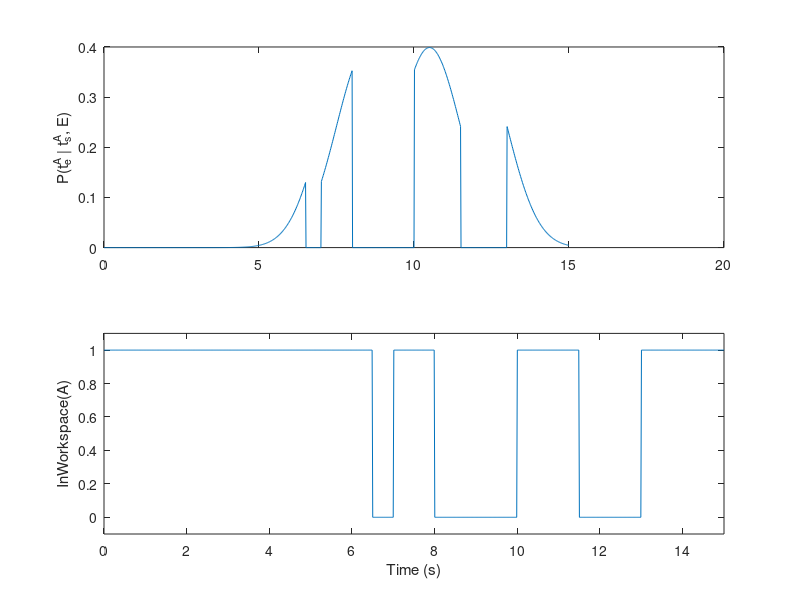
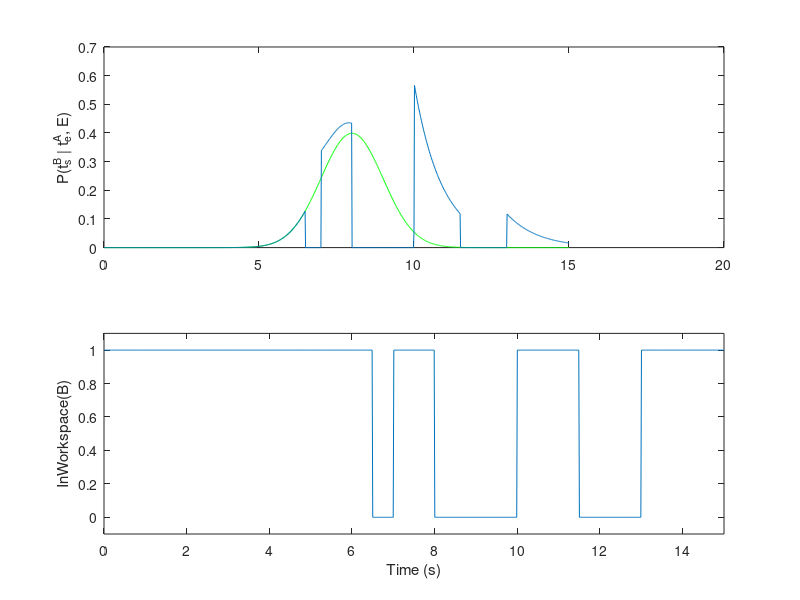

These figures' MATLAB source, in order:
N = 1000;
A_mean = 8;
A_sig = 1;
t = linspace(0,15,N);
in_ws_A = ones(1,N);
%unavail_A = [14.99,15];
unavail_A = [6.5, 7;
             8, 10;
             11.5, 13];
prob_Ae = zeros(1,N);

last_mean = A_mean;
last_i = 1;
for i = 1:size(unavail_A,1)
    start_i = find(t>unavail_A(i,1),1);
    end_i = find(t>unavail_A(i,2),1);
    in_ws_A(t>unavail_A(i,1) & t<unavail_A(i,2)) = 0;
    prob_Ae(last_i:start_i) = normpdf(t(last_i:start_i),last_mean,A_sig);
    last_i = end_i;
    last_mean = last_mean + unavail_A(i,2) - unavail_A(i,1);
end
prob_Ae(last_i:end) = normpdf(t(last_i:end),last_mean,A_sig);

figure(1)
subplot(2,1,1)
plot(t,prob_Ae)
ylabel('P(t_e^A | t_s^A, E)')
subplot(2,1,2)
plot(t,in_ws_A)
axis([0,15,-0.1,1.1])
xlabel('Time (s)')
ylabel('InWorkspace(A)')


%%%%%%%%%%%%%%%%%%%%%%%%%%%%%%%%%%%%%%%%%%%%%%%%%%%%%%%%%%%%%%%%%%%%%


AB_mean = 8;
AB_sig = 1;
AB_mu = 1;
in_ws_B = ones(1,N);
%unavail_B = [15,15];
unavail_B = [6.5, 7;
             8, 10;
             11.5, 13];
prob_Bs = normpdf(t,AB_mean,AB_sig);
prob_Bs_orig = normpdf(t,AB_mean,AB_sig);

for i = 1:size(unavail_B,1)
    start_i = find(t>unavail_B(i,1),1);
    end_i = find(t>unavail_B(i,2),1);
    unavail_range = t>unavail_B(i,1) & t<unavail_B(i,2);
    removed_prob = sum(prob_Bs(unavail_range)) * (t(2) - t(1))
    in_ws_B(t>unavail_B(i,1) & t<unavail_B(i,2)) = 0;
    prob_Bs(t>unavail_B(i,1) & t<unavail_B(i,2)) = 0;
    len_t = N - end_i + 1;
    prob_Bs(end_i:end) = prob_Bs(end_i:end) + removed_prob*exppdf(t(1:len_t),AB_mu);
end

figure(2); clf
subplot(2,1,1)
plot(t,prob_Bs_orig,'-g')
ylabel('P(t_s^B | t_e^A, E)')
hold on
plot(t,prob_Bs)
subplot(2,1,2)
plot(t,in_ws_B)
axis([0,15,-0.1,1.1])
xlabel('Time (s)')
ylabel('InWorkspace(B)')
sum(prob_Bs) * (t(2) - t(1))
sum(prob_Bs_orig) * (t(2) - t(1))
